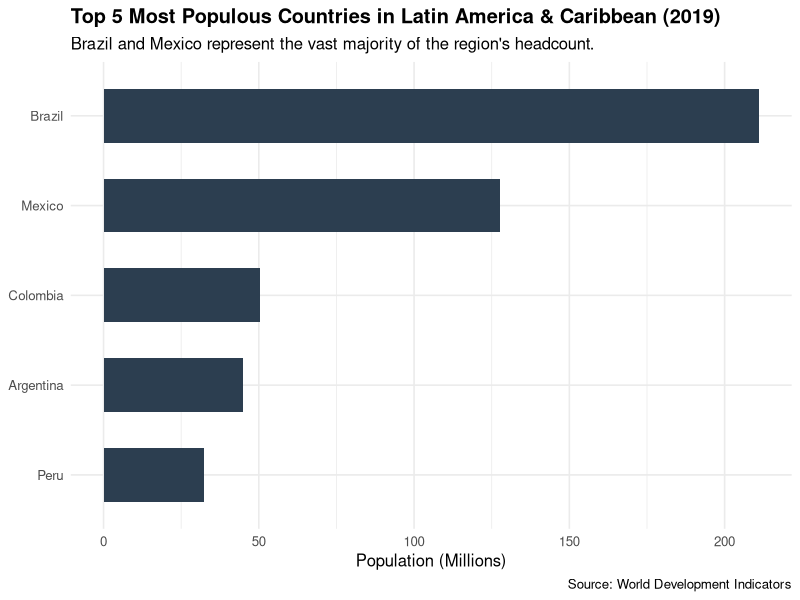
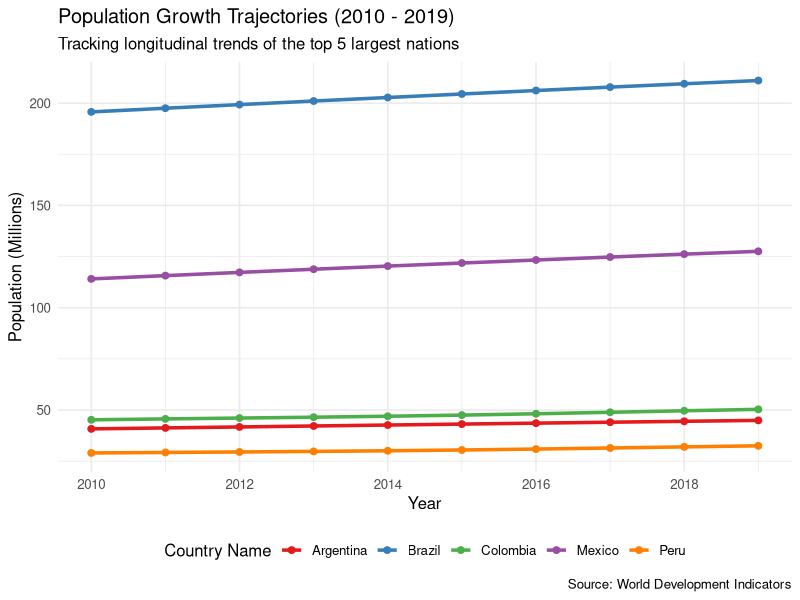
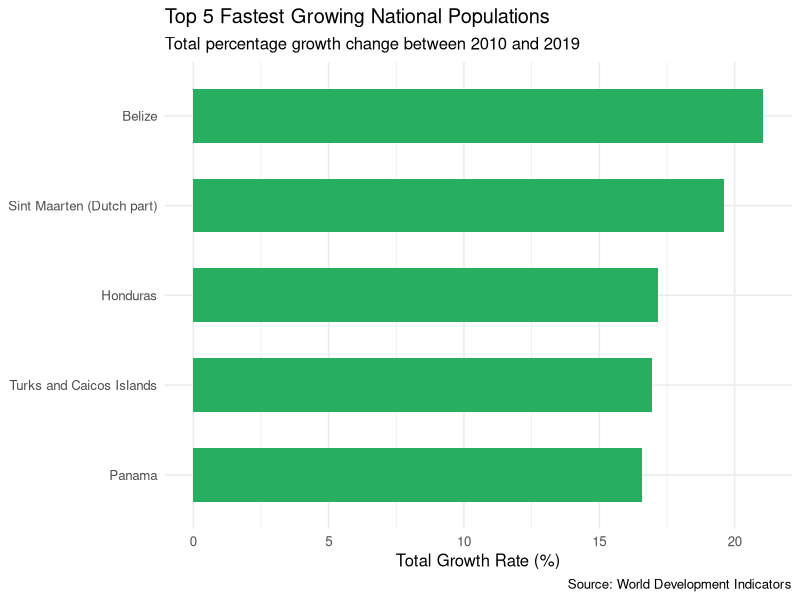
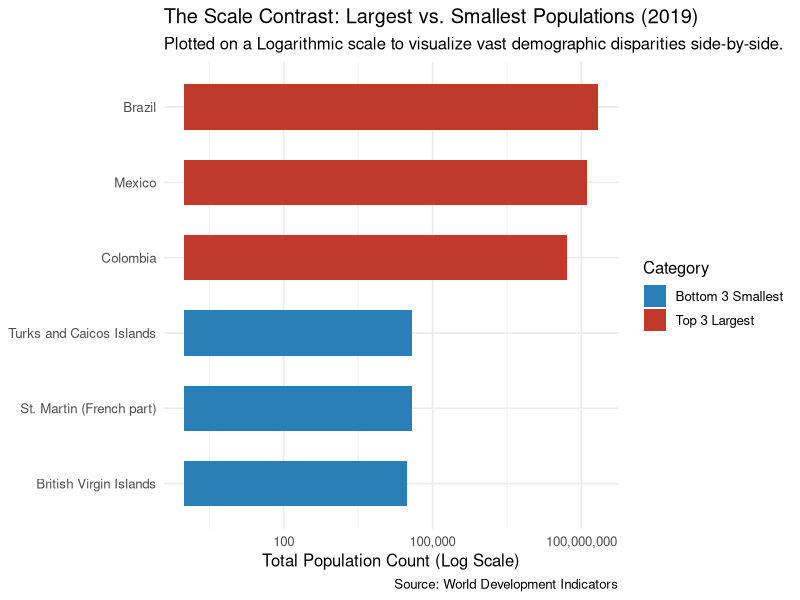
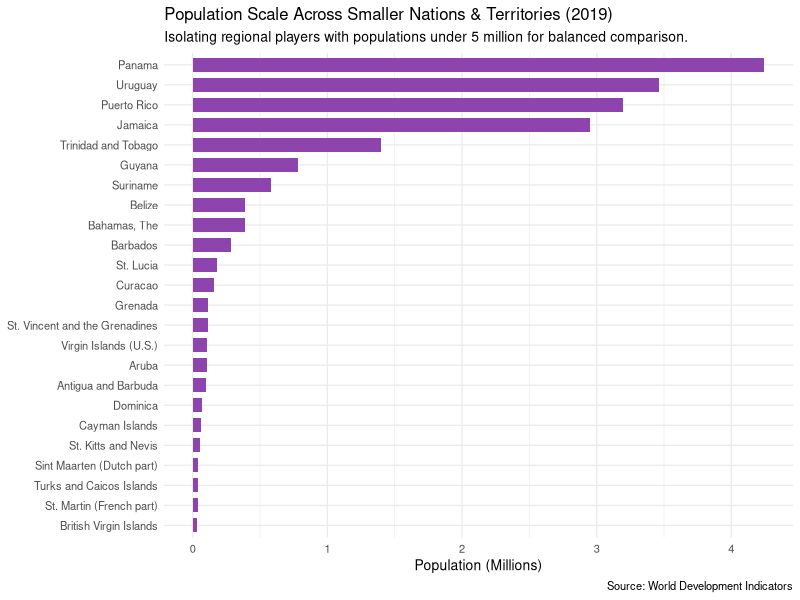
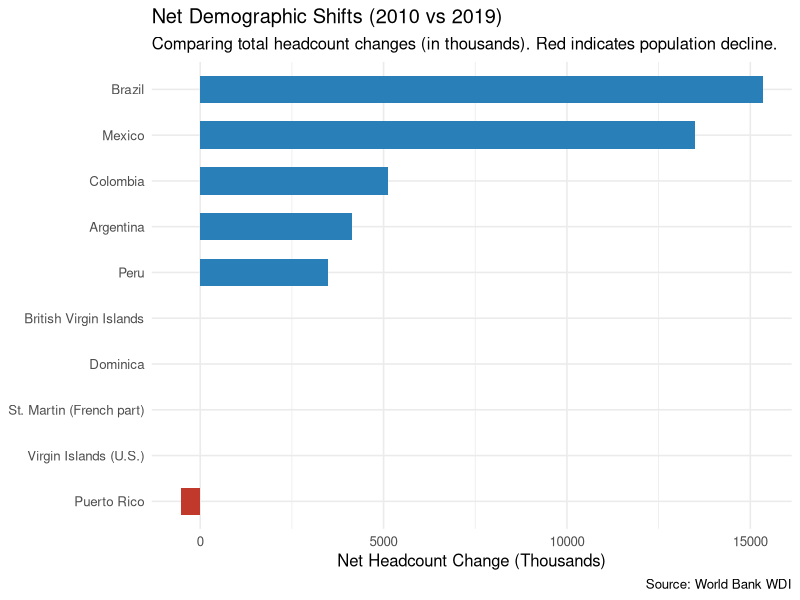
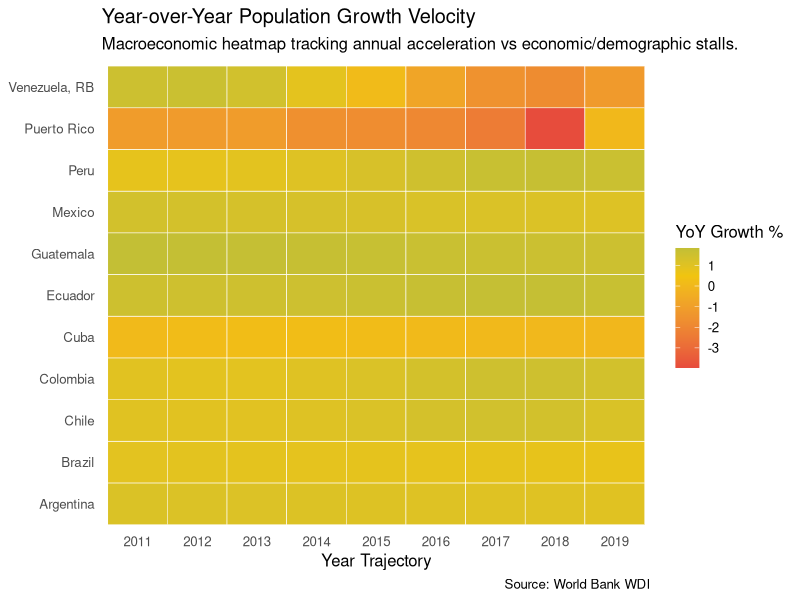

R code for these plots, in order:
# ==============================================================================
# Project: Latin America & Caribbean Population Analysis (2010 - 2019)
# Description: Tidy, analyze, and visualize World Bank demographic trends
# ==============================================================================

# Load required libraries explicitly
library(tidyverse)
library(readxl)

# 1. CREATE DIRECTORIES --------------------------------------------------------
if (!dir.exists("plots")) dir.create("plots")

# 2. LOAD & CLEAN DATA ---------------------------------------------------------
raw_data <- read_xlsx("data/population_latin_america.xlsx", sheet = "Data")

clean_data <- raw_data %>%
  dplyr::filter(!is.na(`Country Code`)) %>%
  dplyr::select(-`Series Name`, -`Series Code`, -contains("..."))

# 3. RESHAPE TO TIDY FORMAT (WIDE TO LONG) -------------------------------------
long_data <- clean_data %>%
  tidyr::pivot_longer(
    cols = starts_with("20"),
    names_to = "Year_Raw",
    values_to = "Population"
  ) %>%
  dplyr::mutate(
    # Bypasses stringr by reading the first 4 characters directly via base R
    Year = as.integer(substr(Year_Raw, 1, 4)), 
    Population_Millions = Population / 1e6
  ) %>%
  dplyr::select(-Year_Raw)

# 4. ORIGINAL DATA VISUALIZATIONS ----------------------------------------------

# Plot 1: Top 5 Most Populous Countries in 2019
top_5_2019 <- long_data %>%
  dplyr::filter(Year == 2019) %>%
  dplyr::slice_max(order_by = Population, n = 5)

p1 <- ggplot(top_5_2019, aes(x = reorder(`Country Name`, Population_Millions), y = Population_Millions)) +
  geom_col(fill = "#2c3e50", width = 0.6) +
  coord_flip() +
  labs(
    title = "Top 5 Most Populous Countries in Latin America & Caribbean (2019)",
    subtitle = "Brazil and Mexico represent the vast majority of the region's headcount.",
    x = NULL, y = "Population (Millions)", caption = "Source: World Development Indicators"
  ) +
  theme_minimal(base_size = 12) +
  theme(plot.title = element_text(face = "bold"))

ggsave("plots/top_5_population.png", plot = p1, width = 8, height = 5, dpi = 300)


# Plot 2: Historical Growth Trajectories of the Top 5
trends_top_5 <- long_data %>%
  dplyr::filter(`Country Name` %in% top_5_2019$`Country Name`)

p2 <- ggplot(trends_top_5, aes(x = Year, y = Population_Millions, color = `Country Name`)) +
  geom_line(linewidth = 1.2) +
  geom_point(size = 2) +
  scale_x_continuous(breaks = seq(2010, 2019, by = 2)) +
  scale_color_brewer(palette = "Set1") +
  labs(
    title = "Population Growth Trajectories (2010 - 2019)",
    subtitle = "Tracking longitudinal trends of the top 5 largest nations",
    x = "Year", y = "Population (Millions)", color = "Country Name", caption = "Source: World Development Indicators"
  ) +
  theme_minimal(base_size = 12) +
  theme(legend.position = "bottom")

ggsave("plots/population_trends.png", plot = p2, width = 10, height = 6, dpi = 300)


# Plot 3: Top 5 Fastest Growing Populations (%)
growth_rates <- clean_data %>%
  dplyr::mutate(Growth_Pct = ((`2019 [YR2019]` - `2010 [YR2010]`) / `2010 [YR2010]`) * 100) %>%
  dplyr::slice_max(order_by = Growth_Pct, n = 5)

p3 <- ggplot(growth_rates, aes(x = reorder(`Country Name`, Growth_Pct), y = Growth_Pct)) +
  geom_col(fill = "#27ae60", width = 0.6) +
  coord_flip() +
  labs(
    title = "Top 5 Fastest Growing National Populations",
    subtitle = "Total percentage growth change between 2010 and 2019",
    x = NULL, y = "Total Growth Rate (%)", caption = "Source: World Development Indicators"
  ) +
  theme_minimal(base_size = 12)

ggsave("plots/fastest_growing.png", plot = p3, width = 8, height = 5, dpi = 300)


# 5. NEW VISUALIZATIONS FOR GITHUB EXTENSION -----------------------------------

# Plot 4: Highest vs. Lowest Populations (The Extreme Scale Contrast)
extremes_2019 <- long_data %>%
  dplyr::filter(Year == 2019) %>%
  dplyr::arrange(desc(Population)) %>%
  # Grab top 3 and bottom 3 to build a comparative contrast
  dplyr::filter(row_number() <= 3 | row_number() > (n() - 3)) %>%
  dplyr::mutate(Group = ifelse(Population_Millions > 10, "Top 3 Largest", "Bottom 3 Smallest"))

p4 <- ggplot(extremes_2019, aes(x = reorder(`Country Name`, Population), y = Population, fill = Group)) +
  geom_col(width = 0.6) +
  coord_flip() +
  scale_y_log10(labels = scales::comma_format()) + # Using a Log scale to prevent small countries from disappearing
  scale_fill_manual(values = c("Top 3 Largest" = "#c0392b", "Bottom 3 Smallest" = "#2980b9")) +
  labs(
    title = "The Scale Contrast: Largest vs. Smallest Populations (2019)",
    subtitle = "Plotted on a Logarithmic scale to visualize vast demographic disparities side-by-side.",
    x = NULL, y = "Total Population Count (Log Scale)", fill = "Category", caption = "Source: World Development Indicators"
  ) +
  theme_minimal(base_size = 12) +
  theme(legend.position = "right")

ggsave("plots/highest_vs_lowest.png", plot = p4, width = 9, height = 5, dpi = 300)


# Plot 5: The "Under 5 Million" Club (Unmasking the Smaller Territories)
small_nations <- long_data %>%
  dplyr::filter(Year == 2019, Population_Millions < 5.0)

p5 <- ggplot(small_nations, aes(x = reorder(`Country Name`, Population_Millions), y = Population_Millions)) +
  geom_col(fill = "#8e44ad", width = 0.7) +
  coord_flip() +
  labs(
    title = "Population Scale Across Smaller Nations & Territories (2019)",
    subtitle = "Isolating regional players with populations under 5 million for balanced comparison.",
    x = NULL, y = "Population (Millions)", caption = "Source: World Development Indicators"
  ) +
  theme_minimal(base_size = 10) # Smaller font to ensure all names fit perfectly

ggsave("plots/small_nations_comparison.png", plot = p5, width = 8, height = 9, dpi = 300)


# 6. ADVANCED MACROECONOMIC METRICS --------------------------------------------

# Plot 6: Net Population Change (Diverging Growth Story)
# This calculates the absolute raw headcount change to see the net scale shifts
net_change <- clean_data %>%
  dplyr::mutate(
    Net_Change_Thousands = (`2019 [YR2019]` - `2010 [YR2010]`) / 1000
  ) %>%
  # Let's look at the top 5 gainers vs anyone who shrank or stagnated
  dplyr::arrange(Net_Change_Thousands) %>%
  dplyr::filter(row_number() <= 5 | row_number() > (n() - 5))

p6 <- ggplot(net_change, aes(x = reorder(`Country Name`, Net_Change_Thousands), y = Net_Change_Thousands, fill = Net_Change_Thousands > 0)) +
  geom_col(width = 0.6) +
  coord_flip() +
  scale_fill_manual(values = c("TRUE" = "#2980b9", "FALSE" = "#c0392b"), guide = "none") +
  labs(
    title = "Net Demographic Shifts (2010 vs 2019)",
    subtitle = "Comparing total headcount changes (in thousands). Red indicates population decline.",
    x = NULL, y = "Net Headcount Change (Thousands)",
    caption = "Source: World Bank WDI"
  ) +
  theme_minimal(base_size = 12)

ggsave("plots/net_demographic_shifts.png", plot = p6, width = 9, height = 5, dpi = 300)


# Plot 7: Year-over-Year Growth Velocity Heatmap
# This calculates percentage change for every single year block
yoy_growth <- clean_data %>%
  tidyr::pivot_longer(cols = starts_with("20"), names_to = "Year_Raw", values_to = "Pop") %>%
  dplyr::mutate(Year = as.integer(substr(Year_Raw, 1, 4))) %>%
  dplyr::group_by(`Country Name`) %>%
  dplyr::arrange(Year) %>%
  # Calculate percentage change from the previous year row
  dplyr::mutate(YoY_Growth = (Pop - dplyr::lag(Pop)) / dplyr::lag(Pop) * 100) %>%
  dplyr::filter(!is.na(YoY_Growth)) %>%
  # Filter for a subset of major countries so the heatmap is readable
  dplyr::filter(`Country Name` %in% c("Brazil", "Mexico", "Colombia", "Argentina", "Peru", 
                                      "Venezuela, RB", "Chile", "Ecuador", "Guatemala", "Cuba", "Puerto Rico"))

p7 <- ggplot(yoy_growth, aes(x = as.factor(Year), y = `Country Name`, fill = YoY_Growth)) +
  geom_tile(color = "white", linewidth = 0.2) +
  scale_fill_gradient2(low = "#e74c3c", mid = "#f1c40f", high = "#27ae60", midpoint = 0.5) +
  labs(
    title = "Year-over-Year Population Growth Velocity",
    subtitle = "Macroeconomic heatmap tracking annual acceleration vs economic/demographic stalls.",
    x = "Year Trajectory", y = NULL, fill = "YoY Growth %",
    caption = "Source: World Bank WDI"
  ) +
  theme_minimal(base_size = 12) +
  theme(panel.grid = element_blank())

ggsave("plots/yoy_growth_velocity.png", plot = p7, width = 10, height = 6, dpi = 300)

cat("Batch complete! 5 advanced portfolio graphics generated inside 'plots/'.\n")
